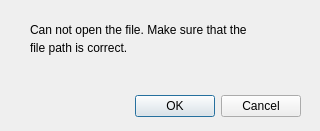
<?xml version="1.0" encoding="UTF-8"?>
<ui version="4.0">
 <class>Dialog</class>
 <widget class="QDialog" name="Dialog">
  <property name="geometry">
   <rect>
    <x>0</x>
    <y>0</y>
    <width>320</width>
    <height>131</height>
   </rect>
  </property>
  <property name="windowTitle">
   <string>Dialog</string>
  </property>
  <widget class="QDialogButtonBox" name="buttonBox">
   <property name="geometry">
    <rect>
     <x>0</x>
     <y>90</y>
     <width>301</width>
     <height>32</height>
    </rect>
   </property>
   <property name="orientation">
    <enum>Qt::Horizontal</enum>
   </property>
   <property name="standardButtons">
    <set>QDialogButtonBox::Cancel|QDialogButtonBox::Ok</set>
   </property>
  </widget>
  <widget class="QLabel" name="label">
   <property name="geometry">
    <rect>
     <x>30</x>
     <y>20</y>
     <width>251</width>
     <height>20</height>
    </rect>
   </property>
   <property name="text">
    <string>Can not open the file. Make sure that the </string>
   </property>
  </widget>
  <widget class="QLabel" name="label_2">
   <property name="geometry">
    <rect>
     <x>30</x>
     <y>40</y>
     <width>141</width>
     <height>16</height>
    </rect>
   </property>
   <property name="text">
    <string>file path is correct.</string>
   </property>
  </widget>
 </widget>
 <resources/>
 <connections>
  <connection>
   <sender>buttonBox</sender>
   <signal>accepted()</signal>
   <receiver>Dialog</receiver>
   <slot>accept()</slot>
   <hints>
    <hint type="sourcelabel">
     <x>248</x>
     <y>254</y>
    </hint>
    <hint type="destinationlabel">
     <x>157</x>
     <y>274</y>
    </hint>
   </hints>
  </connection>
  <connection>
   <sender>buttonBox</sender>
   <signal>rejected()</signal>
   <receiver>Dialog</receiver>
   <slot>reject()</slot>
   <hints>
    <hint type="sourcelabel">
     <x>316</x>
     <y>260</y>
    </hint>
    <hint type="destinationlabel">
     <x>286</x>
     <y>274</y>
    </hint>
   </hints>
  </connection>
 </connections>
</ui>
